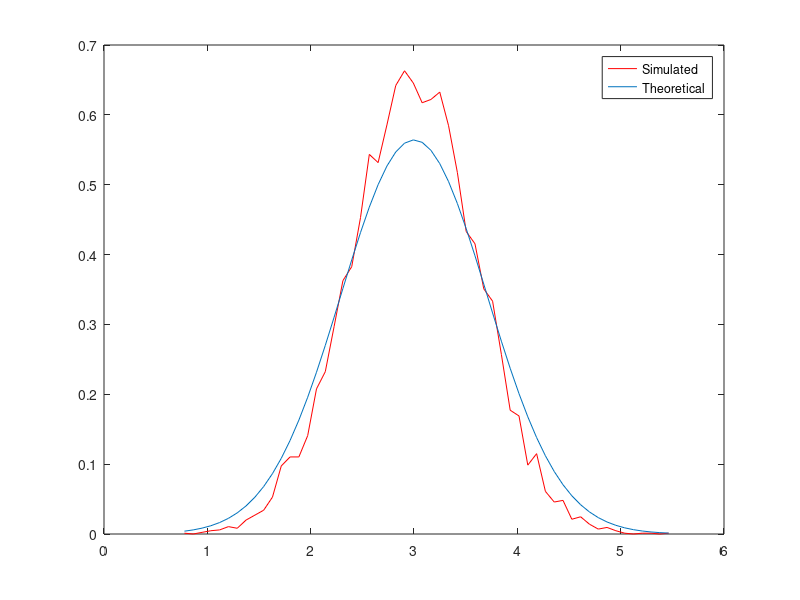

This figure's MATLAB source:
clearvars; clc; close all; format long;

% input variables
A = 3;
r = 0.5;
N = 100;
sigma_squared = 0.5;
MC = 10000;

% initialize r^n matix since we will use it several times
n = 0:N-1;
R = transpose(r.^n);

% calculate CRLB where CRLB = var(estimator_A) = sigma^2 / sum(R)
CRLB = sigma_squared / dot(R, R');
disp('CRLB is:');
disp(CRLB);

% initialize estimations array
estimations = zeros(MC, 1);
for mc = 1:MC
    % calculate simulated X values where X is Nx1 matrix
    X = A * R + sqrt(sigma_squared) * randn(N, 1);
    % fill up estimations according to the estimator we found:
    estimations(mc, 1) = dot(X, R) / dot(R, R);
end

% calculate the stats of the estimator
stats = [mean(estimations) var(estimations)];
disp(strcat('estimated mean : ', num2str(stats(1))));
disp(strcat('estimated variance : ', num2str(stats(2))));

% display histogram of the estimator
[n x] = hist(estimations, 56);
plot(x, n / (sum(n) * (x(2) - x(1))), 'r-', x, normpdf(x, A, sqrt(sigma_squared)));
legend('Simulated', 'Theoretical');
